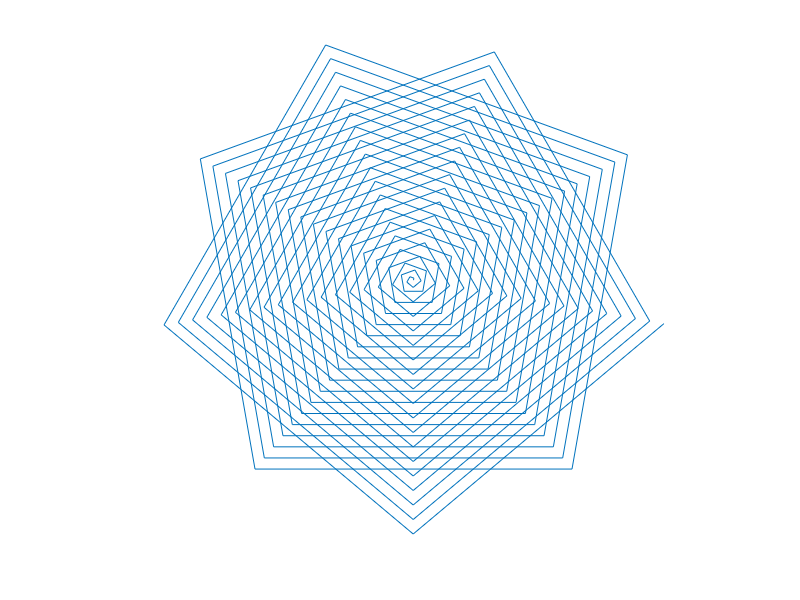

Reproduce this figure in MATLAB.
%squarespiral
k=1;
x=0;
y=0;
xold=0;
yold=0;
theta=0;
for n=0:50*pi
    theta=theta+pi/2.25;
    [x,y]=pol2cart(theta,k);
    line([x+xold xold],[y+yold yold]);
    %if mod(n,2)
    k=k+1;
    %end
    xold=xold+x;
    yold=yold+y;
end
axis equal off